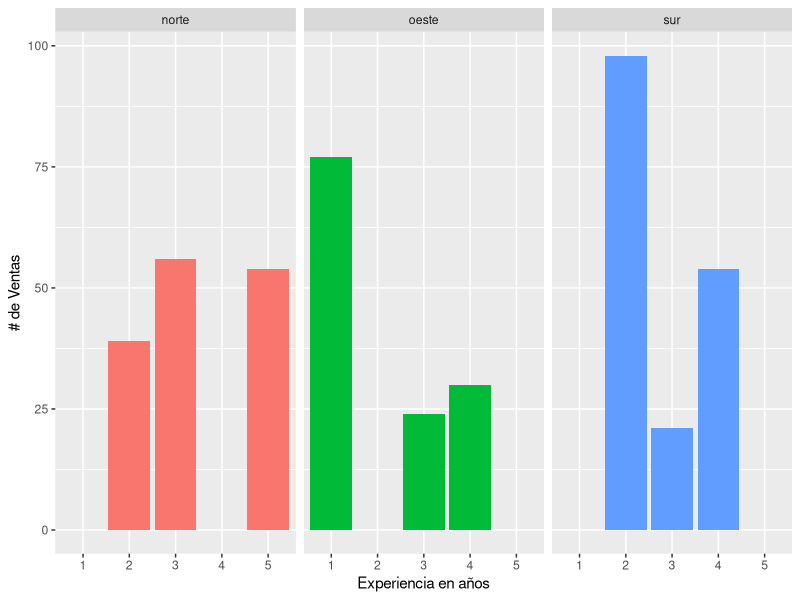

Reproduce this figure in R.
library(tidyverse)
library(magrittr)
# Punto 1
vendedor <- c("1", "2", "3", "4", "5", "6")
conocimiento <- c(8, 9, 7, 8, 6, 8)
experiencia <- c(5, 2, 2, 1, 4, 4)
concepto <- c("bueno", "bueno", "malo", "malo", "bueno", "bueno")
ventas <- c(54, 50, 48, 32, 30, 30)
zona <- c("norte", "sur", "sur", "oeste", "sur", "oeste")

datos <- data.frame(conocimiento, experiencia,
                    concepto, ventas, zona,
                    stringsAsFactors = T, row.names = vendedor)

datos
# Punto 2
vendedor <- 7:15
conocimiento <- c(5,5,6,7,4,7,3,5,3)
experiencia <- c(3, 3, 1, 3, 4, 2, 3, 1, 2)
concepto <- c("bueno", "bueno", "malo", "malo",
              "bueno", "malo", "malo", "malo",
              "bueno")
ventas <- c(29, 27, 24, 24,24, 23, 21, 21, 16)
zona <- c("norte", "norte","oeste", "oeste",
          "sur", "norte", "sur", "oeste", "norte")

datos2 <- data.frame(conocimiento, experiencia,
                     concepto, ventas, zona,
                     stringsAsFactors = T, row.names = vendedor)

datos_u <- rbind(datos, datos2)
datos_u

# Punto 3
## a:
mu <- mean(datos_u$ventas)
mu
v <- var(datos_u$ventas)
v
ds <- sd(datos_u$ventas)
ds

datos_u[datos_u$ventas > mu+2*ds,]

## b:

datos_u %>% xtabs(ventas~experiencia+zona,.) %>%
  as_tibble() %>% ggplot(aes(x=experiencia,y=n, fill=zona))+geom_col()+
  facet_grid(~zona)+labs(y="# de Ventas", x="Experiencia en años")+
  guides(fill = FALSE) # to remove the legend

# c:

datos_u %>% 
  filter(conocimiento < quantile(datos_u$conocimiento,0.25))



